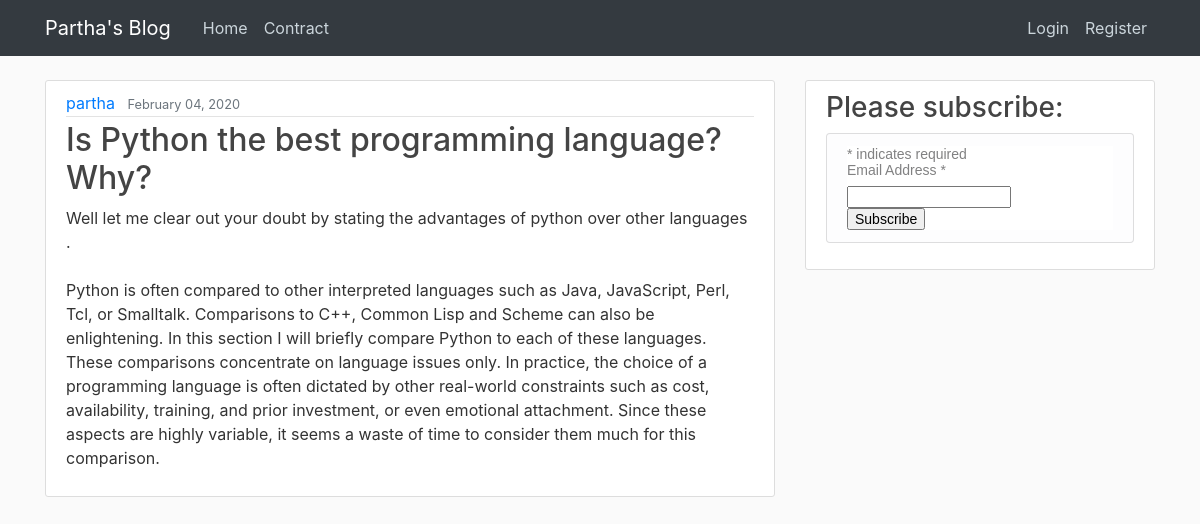
/post/16/, run on the app's committed database.
### myapp/models.py (models this page shows, shortened)
class Post(models.Model):
    title = models.CharField(max_length=100)
    content = models.TextField()
    date_posted = models.DateTimeField(default=timezone.now)
    author = models.ForeignKey(User, on_delete=models.CASCADE)

### myapp/views.py (the view)
# urls.py: path('post/<int:pk>/', PostDetailView.as_view(template_name = 'post_details.html'), name='post-detail'),
class PostDetailView(DetailView):
    model = Post

### template/post_details.html (shortened to what this page needs)
{% extends "base.html" %}
{% block content %}
  <article class="media content-section">
    <div class="media-body">
      <div class="article-metadata">
        <a class="mr-2" href="{% url 'user-posts' post.author.username %}">{{ object.author }}</a>
        <small class="text-muted">{{ object.date_posted|date:"F d, Y" }}</small>
      </div>
      <h2 class="article-title">{{ object.title }}</h2>
      <p class="article-content">{{ object.content }}</p>
    </div>
  </article>
{% endblock content %}

### static/main.css (style rules this page uses)
body { background: #fafafa; color: #333333; margin-top: 5rem; }
h1, h2, h3, h4, h5, h6 { color: #444444; }
.content-section { background: #ffffff; padding: 10px 20px; border: 1px solid #dddddd; border-radius: 3px; margin-bottom: 20px; }
.article-title { color: #444444; }
.article-content { white-space: pre-line; }
.article-metadata { padding-bottom: 1px; margin-bottom: 4px; border-bottom: 1px solid #e3e3e3 }

### data on the page
Post: author "partha", date_posted "February 04, 2020", title "Is Python the best programming language? Why?", content "Well let me clear out your doubt by stating the advantages of python over other languages . Python is often compared to other interpreted languages such as Java, JavaScript, Perl, Tcl, or Smalltalk. Comparisons to C++, Common Lisp and Scheme can also be enlightening. In this section I will briefly compare Python to each of these languages. These comparisons concentrate on language issues only. In practice, the choice of a programming language is often dictated by other real-world constraints such as cost, availability, training, and prior investment, or even emotional attachment. Since these aspects are highly variable, it seems a waste of time to consider them much for this comparison."
